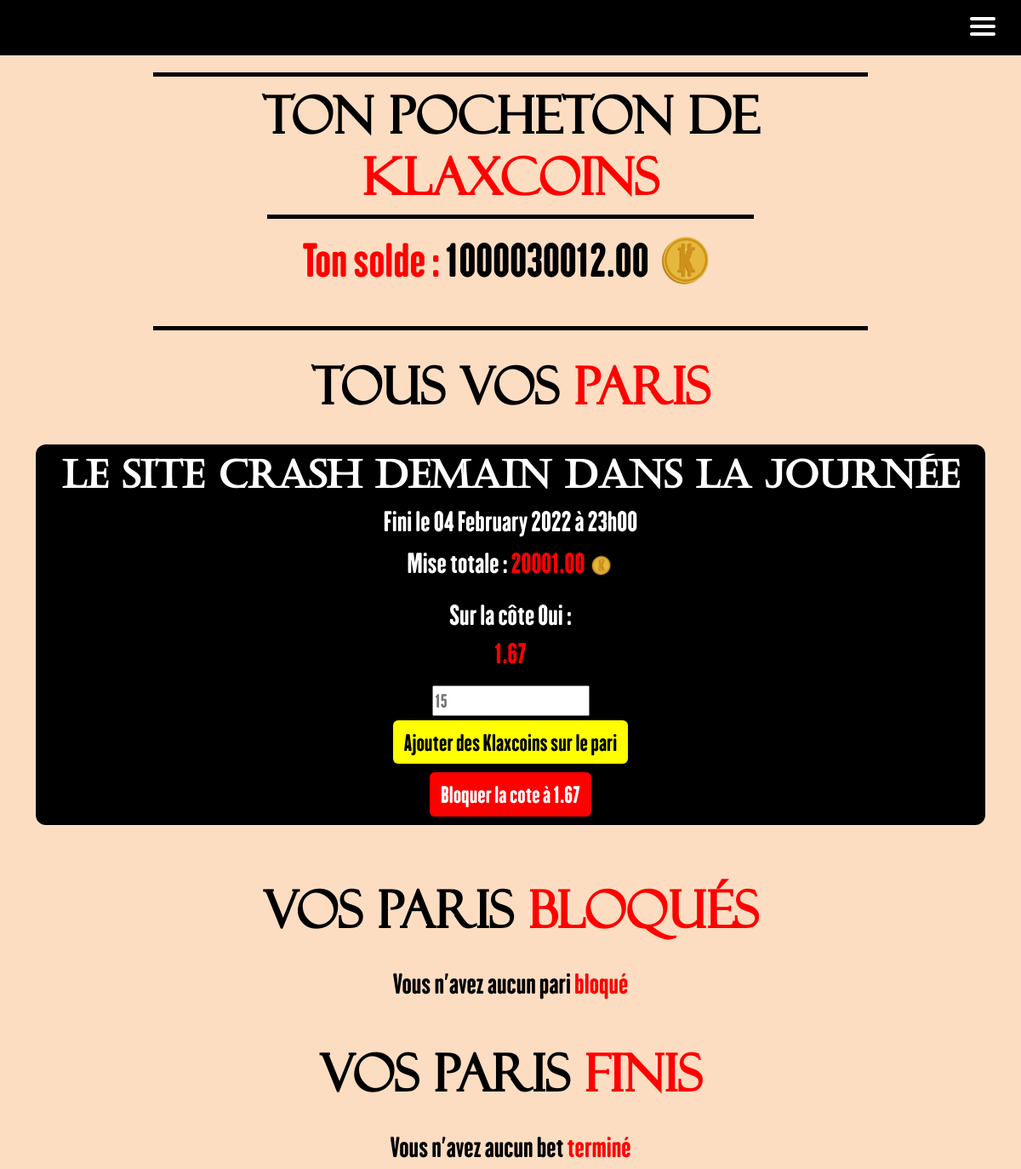
Page /home_betKlax/myBets/ (signed in) on the earlier database version.
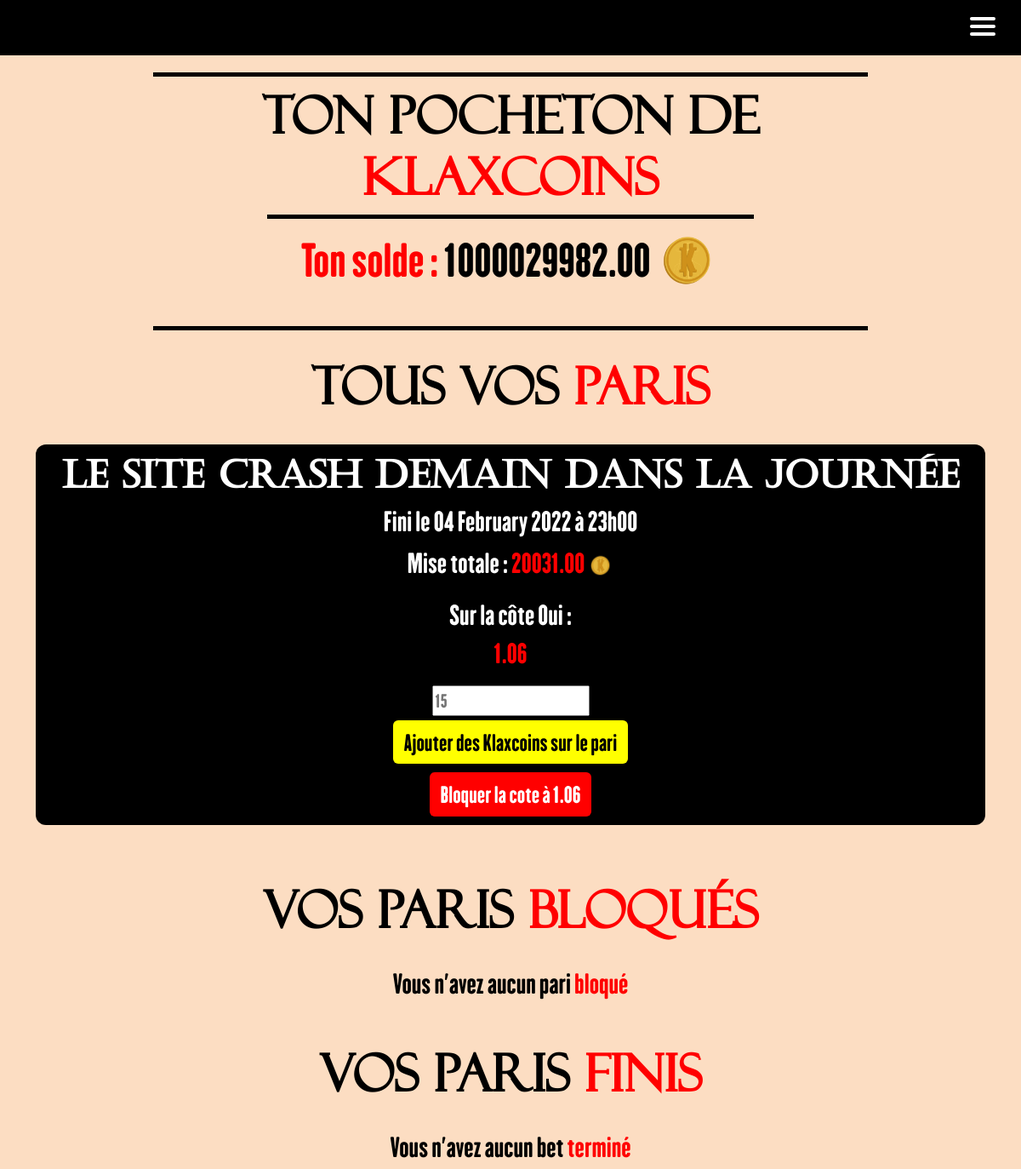
Same page on the later database version.
### main_app/models.py (models this page shows)
class User(AbstractUser):
    id = models.AutoField(primary_key=True, unique=True)
    first_name = models.CharField(max_length=30)
    last_name = models.CharField(max_length=30)
    username = models.CharField(max_length=20, unique=True)
    email = models.EmailField(unique=True, default="@enssat.fr")
    SECTOR = (
        ('INFO', 'Informatique'),
        ('PHOT', 'Photonique'),
        ('SNUM', 'Systèmes numériques'),
        ('IMR', 'IMR')
    )
    sector = models.CharField(max_length=4, choices=SECTOR, blank=True, help_text='Donne moi ta filière bro')
    created = models.DateTimeField(auto_now_add=True)
    updated = models.DateTimeField(auto_now=True)
    klax_coins = models.DecimalField(max_digits=12, decimal_places=2, default=100.00)
    activate = models.BooleanField(default=False)
    from_list = models.BooleanField(default=False)
    USERNAME_FIELD = 'email'
    REQUIRED_FIELDS = ['username']

class StoreBets(models.Model):
    bet_id = models.ForeignKey('Bets', on_delete=models.CASCADE)
    user_id = models.ForeignKey('User', on_delete=models.CASCADE)
    RESULT = (
        ('W', 'Win'),
        ('L', 'Lose')
    )
    result = models.CharField(max_length=1, choices=RESULT, blank=True, help_text='Which result for the bet')
    gains = models.DecimalField(max_digits=12, decimal_places=2, default=1.00)
    created = models.DateTimeField(auto_now_add=True)
    bet_rate = models.DecimalField(max_digits=4, decimal_places=2, default=1.00)
    blocked_bet = models.BooleanField(default=False)
    closed_bet = models.BooleanField(default=False)
    final_result = models.CharField(max_length=1, choices=RESULT, blank=False)

class Bets(models.Model):
    id = models.AutoField(primary_key=True, unique=True)
    bet_name = models.CharField(max_length=256, unique=True)
    win_rate = models.DecimalField(max_digits=4, decimal_places=2, default=2.00)
    win_vote = models.IntegerField(default=0)
    win_gains = models.DecimalField(max_digits=12, decimal_places=2, default=1.00)
    win_name = models.CharField(max_length=128, null=False, default="Oui")
    lose_rate = models.DecimalField(max_digits=4, decimal_places=2, default=2.00)
    lose_vote = models.IntegerField(default=0)
    lose_gains = models.DecimalField(max_digits=12, decimal_places=2, default=1.00)
    lose_name = models.CharField(max_length=128, null=False, default="Non")
    created = models.DateTimeField(auto_now_add=True)
    ended = models.DateTimeField(help_text='YYYY-MM-DD HH:MM:SS')
    visible = models.BooleanField(default=False)
    closed_bet = models.BooleanField(default=False)
    RESULT = (
        ('W', 'Win'),
        ('L', 'Lose')
    )
    result = models.CharField(max_length=1, choices=RESULT, blank=False)

### main_app/views.py (the view)
# urls.py: path("home_betKlax/myBets/", views.myBets, name="myBets"),
def myBets(request):
    try:
        finalizedBets = StoreBets.objects.filter(user_id_id=request.user.id, blocked_bet=True, closed_bet=False)
    except User.DoesNotExist:
        finalizedBets = None
    try:
        mybets = StoreBets.objects.filter(user_id_id=request.user.id, blocked_bet=False, closed_bet=False)
    except StoreBets.DoesNotExist:
        mybets = None
    try:
        user = User.objects.get(pk=request.user.id)
    except User.DoesNotExist:
        user = None
    try:
        myEndedBets = StoreBets.objects.filter(user_id_id=request.user.id, blocked_bet=True, closed_bet=True)
    except StoreBets.DoesNotExist:
        myEndedBets = None
    if user is not None:
        return render(request, 'bets/myBetKlax.html',
                      {'mybets': mybets, 'finalizedBets': finalizedBets, 'user': user, 'myEndedBets': myEndedBets})

### templates/bets/myBetKlax.html (shortened to what the changed rows need)
{% extends 'main.html' %}
{% block content %}
{% load static %}
{% load bootstrap5 %}
{% bootstrap_css %}
{% include 'nav.html' %}
{% if user %}
    <div class="container-fluid" id="wallet">
        <h1>Ton pocheton de <span>Klaxcoins</span></h1>
          {% if user.klax_coins > 0 %}
              <div>
                  <p><span>Ton solde : </span>{{ user.klax_coins }} <img class="img-fluid" height="75" width="75" src="{% static 'klax_or.png' %}" alt=""/></p>
              </div>
          {% else %}
              <div>
                <p><span>Time to soudoyer</span> car là tu n'as aucun <span id="yellow-span">klaxcoin</span> à parier (tema la bete de phrase)</p>
              </div>
          {% endif %}
    </div>
    <div class="container" id="betklax-pages">
        <h1 style="text-align: center; margin-top:20px">Tous vos <span>paris</span></h1><br>
        {% if mybets %}
            {%  for bet in mybets %}
                <div class="div-du-bet">
                    <h3>{{ bet.bet_id.bet_name }}</h3>
                    <h5>Fini le {{bet.bet_id.ended | date:"d"}} {{bet.bet_id.ended  | date:"F"}} {{bet.bet_id.ended  | date:"o"}} à {{bet.bet_id.ended | date:"H"}}h{{bet.bet_id.ended | date:"i"}}</h5>
                    <p>Mise totale : <span>{{ bet.gains }}</span> <img class="img-fluid" height="30" width="30" src="{% static 'klax_or.png' %}" alt=""/></p>
                    {% if bet.result == 'W' %}
                            <p>Sur la côte {{ bet.bet_id.win_name }} : <br> <span>{{ bet.bet_id.win_rate }}</span> </p>
                    {% else %}
                            <p>Sur la côte {{ bet.bet_id.lose_name }} : <br>    <span>{{ bet.bet_id.lose_rate }}</span> </p>
                    {% endif %}
                    <label for="mise"></label><input style="font-size: 20px; font-family: 'samuel', sans-serif;" placeholder="15" type="number" id="mise{{ bet.bet_id.id }}">
                    <br>
                    <a class="btn btn--main" id="btn-href-{{ bet.bet_id.id }}" href="{% url "addGains" id_bet=bet.bet_id.id gains=0 %}" onclick="addGains(this.id)" style="font-size: 25px; font-family: 'samuel', sans-serif; color:black; background-color: yellow; margin-bottom:10px; margin-top: 5px">
                        Ajouter des Klaxcoins sur le pari
                    </a>
                    <br>
                    {% if bet.result == 'W' %}
                        <a class="btn btn--main" style="font-size: 25px; font-family: 'samuel', sans-serif; background-color:red; color:white" href="{% url "finalizeBet" id_bet=bet.bet_id.id %}" id="finalizeBet{{ bet.bet_id.id }}">
                            Bloquer la cote à {{ bet.bet_id.win_rate }}
                        </a>
                    {% else %}
                        <a class="btn btn--main" style="font-size: 25px; font-family: 'samuel', sans-serif; background-color:red; color:white" href="{% url "finalizeBet" id_bet=bet.bet_id.id %}" id="finalizeBet{{ bet.bet_id.id }}">
                            Bloquer la cote à {{ bet.bet_id.lose_rate }}
                        </a>
                    {% endif %}
                </div>
            {% endfor %}
        {% else %}
            <h5 style="text-align: center;">Vous avez misé sur <span>aucun</span> pari</h5>
        {% endif %}
        <br>
        <h1 style="text-align: center; margin-top:20px"> Vos paris <span>bloqués</span> </h1> <br>
        <br>
        <h1 style="text-align: center; margin-top:20px"> Vos paris <span>finis</span> </h1> <br>
    </div>
{% endif %}
{% endblock %}

Differences in the rows shown:
changed User: klax_coins "1000030012.00" → "1000029982.00"
changed StoreBets "Le site crash demain dans la journée": gains "20001.00" → "20031.00"; bet_id.win_rate "1.67" → "1.06"
